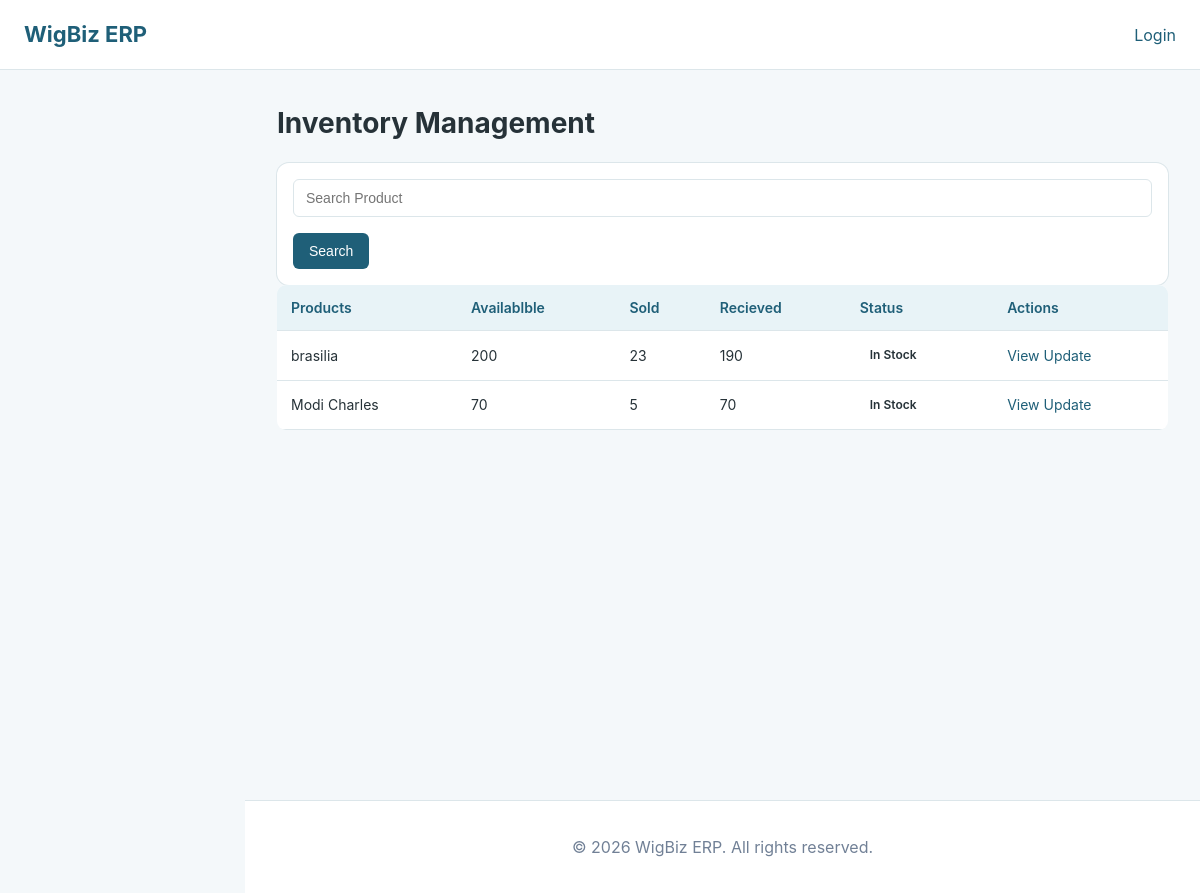
The app's page /inventory/, older data.
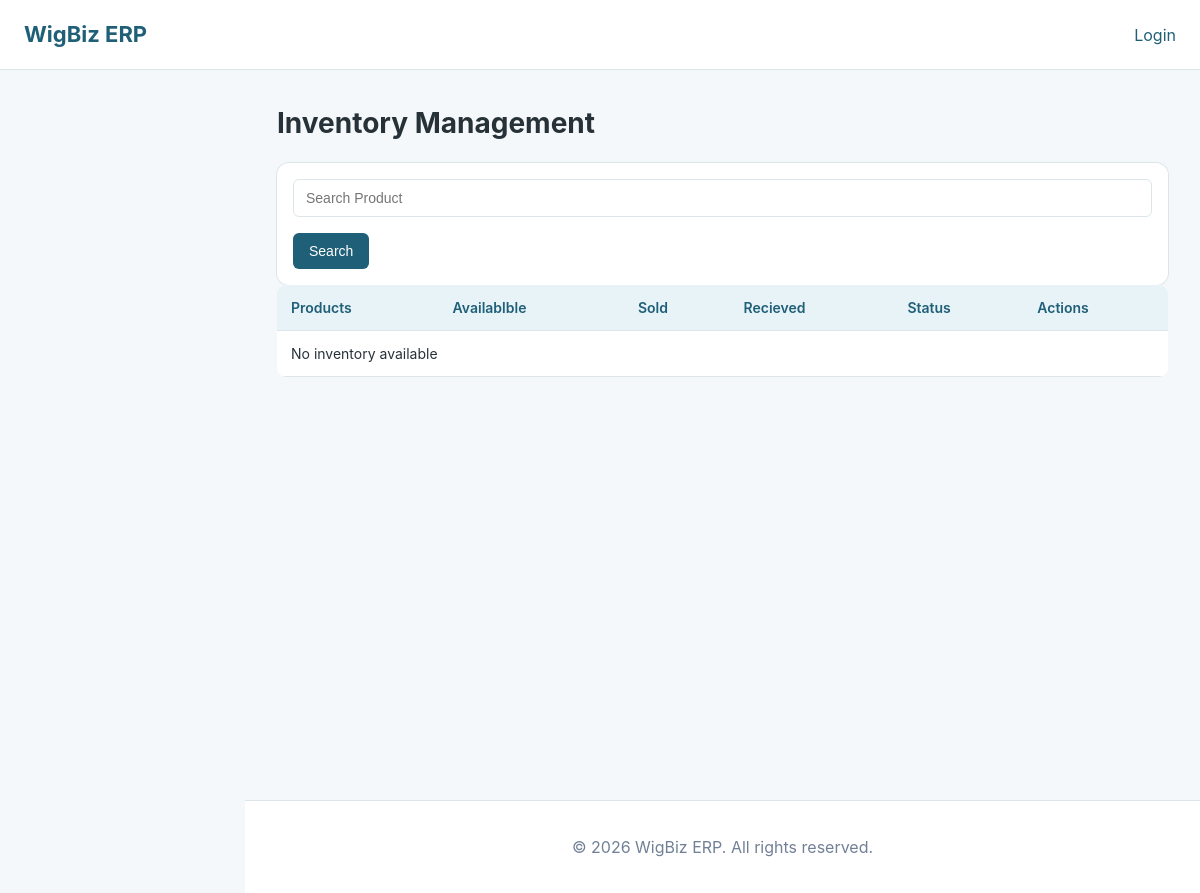
The same page, newer data.
### inventory/models.py (models this page shows, shortened)
class Inventory(models.Model):
    product = models.OneToOneField(Product, on_delete=models.CASCADE, related_name="inventory")
    quantity_available = models.IntegerField(default=0)
    quantity_sold = models.IntegerField(default=0)
    quantity_received = models.IntegerField(default=0)
    updated_at = models.DateTimeField(auto_now=True)

### products/models.py (models this page shows, shortened)
class Product(models.Model):
    category = models.ForeignKey(Category, on_delete=models.PROTECT, related_name="products")
    brand = models.ForeignKey(Brand, on_delete=models.PROTECT, related_name="products")
    product_code = models.CharField(max_length=50, unique=True)
    barcode = models.CharField(max_length=100, unique=True, blank=True, null=True)
    name = models.CharField(max_length=200)
    description = models.TextField(blank=True)
    hair_type = models.CharField(max_length=50, blank=True)
    texture = models.CharField(max_length=50, blank=True)
    length = models.IntegerField(null=True, blank=True)
    color = models.CharField(max_length=50, blank=True)
    cost_price = models.DecimalField(max_digits=10, decimal_places=2)
    selling_price = models.DecimalField(max_digits=10, decimal_places=2)
    reorder_level = models.IntegerField(default=5)
    image = models.ImageField(upload_to="products/", blank=True, null=True)
    status = models.BooleanField(default=True)
    created_at = models.DateTimeField(auto_now_add=True)
    updated_at = models.DateTimeField(auto_now=True)

### inventory/views.py (the view)
# urls.py: path("",views.view_inventory, name="view_inventory"),
def view_inventory(request):
    search = request.GET.get("search", "")
    inventory = Inventory.objects.select_related("product").all()
    if search:
        inventory = inventory.filter(
            Q(product__name__icontains=search) |
            Q(product__product_code__icontains=search)
        )
    context = {
        "inventory": inventory,
        "search": search,
    }
    return render(request, "Inventory/view_inventory.html", context)

### templates/Inventory/view_inventory.html (shortened to what this page needs)
{% extends "base.html" %}
{% block content %}
<h1>Inventory Management</h1>
<div class="searchbar">
    <form action="" method="get">
        <input type="text" name="search" placeholder="Search Product" value="{{search}}">
        <button type="submit">Search</button>
    </form>
</div>
<table>
    <thead>
        <th>Products</th>
        <th>Availablble</th>
        <th>Sold</th>
        <th>Recieved</th>
        <th>Status</th>
        <th>Actions</th>
    </thead>
   <tbody>
{% for item in inventory %}
<tr>
    <td>{{ item.product.name }}</td>
    <td>{{ item.quantity_available }}</td>
    <td>{{ item.quantity_sold }}</td>
    <td>{{ item.quantity_received }}</td>
    <td>
        {% if item.quantity_available == 0 %}
            <span class="badge danger">Out of Stock</span>
        {% elif item.quantity_available <= item.product.reorder_level %}
            <span class="badge warning">Low Stock</span>
        {% else %}
            <span class="badge success">In Stock</span>
        {% endif %}
    </td>
    <td>
       <a href="{% url 'inventory:inventory_history'%}">View</a>
        <a href="{% url 'inventory:update_inventory' item.id %}">
            Update
        </a>
    </td>
</tr>
{% empty %}
<tr>
    <td colspan="6">
        No inventory available
    </td>
</tr>
{% endfor %}
</tbody>
</table>
{% endblock %}

Row changes from the older to the newer data that the page shows:
removed Inventory: product.name "brasilia", quantity_available "200", quantity_sold "23", quantity_received "190", shows "In Stock"
removed Inventory: product.name "Modi Charles", quantity_available "70", quantity_sold "5", quantity_received "70", shows "In Stock"
Text that changed along with them:
text now shown: "No inventory available"
